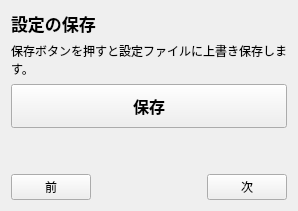
      <widget class="QWidget" name="pageSave">
       <layout class="QVBoxLayout" name="vLayout_31">
        <item>
         <widget class="QLabel" name="labelTitle_31">
          <property name="font"><font><pointsize>13</pointsize><bold>true</bold></font></property>
          <property name="text"><string>設定の保存</string></property>
         </widget>
        </item>
        <item>
         <widget class="QLabel" name="labelSaveInfo">
          <property name="text"><string>保存ボタンを押すと設定ファイルに上書き保存します。</string></property>
          <property name="wordWrap"><bool>true</bool></property>
         </widget>
        </item>
        <item>
         <widget class="QPushButton" name="pushButtonSave">
          <property name="minimumSize"><size><width>0</width><height>44</height></size></property>
          <property name="font"><font><pointsize>12</pointsize><bold>true</bold></font></property>
          <property name="text"><string>保存</string></property>
         </widget>
        </item>
        <item><spacer name="vSpacer_31"><property name="orientation"><enum>Qt::Vertical</enum></property><property name="sizeHint" stdset="0"><size><width>20</width><height>40</height></size></property></spacer></item>
        <item>
         <layout class="QHBoxLayout" name="hNav_31">
          <item><widget class="QPushButton" name="pushButtonPrev_31"><property name="text"><string>前</string></property></widget></item>
          <item><spacer name="hSpacer_31"><property name="orientation"><enum>Qt::Horizontal</enum></property><property name="sizeHint" stdset="0"><size><width>40</width><height>20</height></size></property></spacer></item>
          <item><widget class="QPushButton" name="pushButtonNext_31"><property name="text"><string>次</string></property></widget></item>
         </layout>
        </item>
       </layout>
      </widget>
